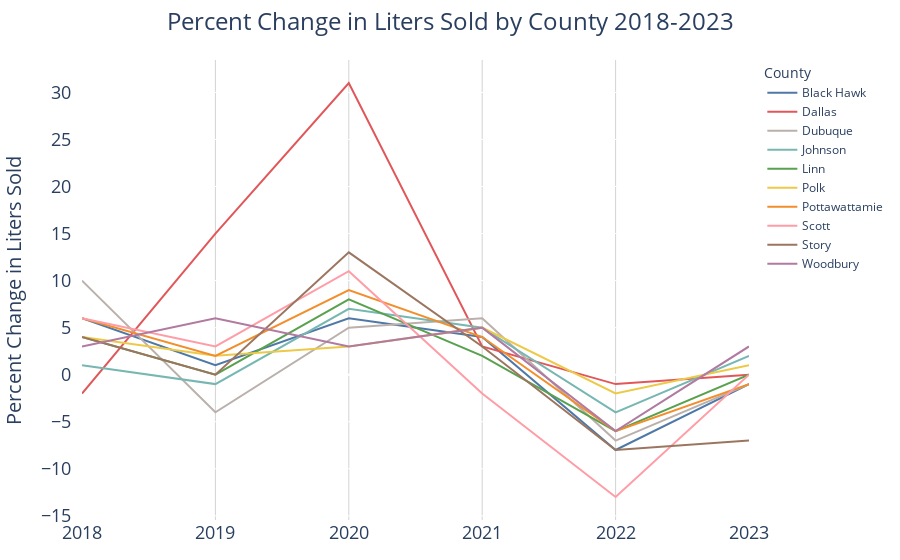

Here is the notebook cell this chart was saved with:
### Code cell
fig = px.line(
    filtered_perc_change_df,
    x='year',
    y='percent_change_year',
    orientation='h',  # Horizontal bar chart
    color='county',  # Assign colors based on 'county' field
    color_discrete_map=county_colors,  # Apply custom colors
    labels={'liters_sold': 'Liters Sold ', 'county': 'County ', 'year': 'Year '},  # Custom labels
    height=600  
)

# Update layout
fig.update_layout(
    xaxis=dict(
        title=None,
        tickfont=dict(size=18),
        showgrid = True,
        gridcolor = 'LightGrey'

    ), 
    yaxis=dict(
        title='Percent Change in Liters Sold',
        tickfont=dict(size=18),
        title_font = dict(size = 20),
        ticksuffix = '  '#
    ),
    
    title=dict(
        text = "Percent Change in Liters Sold by County 2018-2023",
        
        x = .5,
        xanchor = 'center'
     ),

    showlegend=True,  # Hide legend since colors are used for encoding 'county'
    plot_bgcolor='rgba(0,0,0,0)',  # Transparent background for the plot area
    margin=dict(l=40, r=40, t=60, b=40),  # Left, Right, Top, Bottom margins
    title_font_size = 24
)

fig.show()

### Figure 1 — Plotly figure (JSON) as saved in the notebook; plotly's stock layout.template omitted (floating-point values rounded to 4 significant figures)
{"data": [{"hovertemplate": "County =Black Hawk<br>Year =%{x}<br>percent_change_year=%{y}<extra></extra>", "legendgroup": "Black Hawk", "line": {"color": "#4e79a7", "dash": "solid"}, "marker": {"symbol": "circle"}, "mode": "lines", "name": "Black Hawk", "orientation": "h", "showlegend": true, "type": "scatter", "x": [2018, 2019, 2020, 2021, 2022, 2023], "xaxis": "x", "y": [6, 1, 6, 4, -8, -1], "yaxis": "y"}, {"hovertemplate": "County =Dallas<br>Year =%{x}<br>percent_change_year=%{y}<extra></extra>", "legendgroup": "Dallas", "line": {"color": "#e15759", "dash": "solid"}, "marker": {"symbol": "circle"}, "mode": "lines", "name": "Dallas", "orientation": "h", "showlegend": true, "type": "scatter", "x": [2018, 2019, 2020, 2021, 2022, 2023], "xaxis": "x", "y": [-2, 15, 31, 3, -1, 0], "yaxis": "y"}, {"hovertemplate": "County =Dubuque<br>Year =%{x}<br>percent_change_year=%{y}<extra></extra>", "legendgroup": "Dubuque", "line": {"color": "#bab0ac", "dash": "solid"}, "marker": {"symbol": "circle"}, "mode": "lines", "name": "Dubuque", "orientation": "h", "showlegend": true, "type": "scatter", "x": [2018, 2019, 2020, 2021, 2022, 2023], "xaxis": "x", "y": [10, -4, 5, 6, -7, -1], "yaxis": "y"}, {"hovertemplate": "County =Johnson<br>Year =%{x}<br>percent_change_year=%{y}<extra></extra>", "legendgroup": "Johnson", "line": {"color": "#76b7b2", "dash": "solid"}, "marker": {"symbol": "circle"}, "mode": "lines", "name": "Johnson", "orientation": "h", "showlegend": true, "type": "scatter", "x": [2018, 2019, 2020, 2021, 2022, 2023], "xaxis": "x", "y": [1, -1, 7, 5, -4, 2], "yaxis": "y"}, {"hovertemplate": "County =Linn<br>Year =%{x}<br>percent_change_year=%{y}<extra></extra>", "legendgroup": "Linn", "line": {"color": "#59a14f", "dash": "solid"}, "marker": {"symbol": "circle"}, "mode": "lines", "name": "Linn", "orientation": "h", "showlegend": true, "type": "scatter", "x": [2018, 2019, 2020, 2021, 2022, 2023], "xaxis": "x", "y": [4, 0, 8, 2, -6, 0], "yaxis": "y"}, {"hovertemplate": "County =Polk<br>Year =%{x}<br>percent_change_year=%{y}<extra></extra>", "legendgroup": "Polk", "line": {"color": "#edc948", "dash": "solid"}, "marker": {"symbol": "circle"}, "mode": "lines", "name": "Polk", "orientation": "h", "showlegend": true, "type": "scatter", "x": [2018, 2019, 2020, 2021, 2022, 2023], "xaxis": "x", "y": [4, 2, 3, 5, -2, 1], "yaxis": "y"}, {"hovertemplate": "County =Pottawattamie<br>Year =%{x}<br>percent_change_year=%{y}<extra></extra>", "legendgroup": "Pottawattamie", "line": {"color": "#f28e2b", "dash": "solid"}, "marker": {"symbol": "circle"}, "mode": "lines", "name": "Pottawattamie", "orientation": "h", "showlegend": true, "type": "scatter", "x": [2018, 2019, 2020, 2021, 2022, 2023], "xaxis": "x", "y": [6, 2, 9, 4, -6, -1], "yaxis": "y"}, {"hovertemplate": "County =Scott<br>Year =%{x}<br>percent_change_year=%{y}<extra></extra>", "legendgroup": "Scott", "line": {"color": "#ff9da7", "dash": "solid"}, "marker": {"symbol": "circle"}, "mode": "lines", "name": "Scott", "orientation": "h", "showlegend": true, "type": "scatter", "x": [2018, 2019, 2020, 2021, 2022, 2023], "xaxis": "x", "y": [6, 3, 11, -2, -13, 0], "yaxis": "y"}, {"hovertemplate": "County =Story<br>Year =%{x}<br>percent_change_year=%{y}<extra></extra>", "legendgroup": "Story", "line": {"color": "#9c755f", "dash": "solid"}, "marker": {"symbol": "circle"}, "mode": "lines", "name": "Story", "orientation": "h", "showlegend": true, "type": "scatter", "x": [2018, 2019, 2020, 2021, 2022, 2023], "xaxis": "x", "y": [4, 0, 13, 3, -8, -7], "yaxis": "y"}, {"hovertemplate": "County =Woodbury<br>Year =%{x}<br>percent_change_year=%{y}<extra></extra>", "legendgroup": "Woodbury", "line": {"color": "#b07aa1", "dash": "solid"}, "marker": {"symbol": "circle"}, "mode": "lines", "name": "Woodbury", "orientation": "h", "showlegend": true, "type": "scatter", "x": [2018, 2019, 2020, 2021, 2022, 2023], "xaxis": "x", "y": [3, 6, 3, 5, -6, 3], "yaxis": "y"}], "layout": {"autosize": true, "legend": {"title": {"text": "County "}, "tracegroupgap": 0}, "margin": {"b": 40, "l": 40, "r": 40, "t": 60}, "plot_bgcolor": "rgba(0, 0, 0, 0)", "showlegend": true, "title": {"font": {"size": 24}, "text": "Percent Change in Liters Sold by County 2018-2023", "x": 0.5, "xanchor": "center"}, "xaxis": {"anchor": "y", "autorange": true, "domain": [0, 1], "gridcolor": "LightGrey", "range": [2018, 2023], "showgrid": true, "tickfont": {"size": 18}, "title": {}, "type": "linear"}, "yaxis": {"anchor": "x", "autorange": true, "domain": [0, 1], "range": [-15.44, 33.44], "tickfont": {"size": 18}, "ticksuffix": "  ", "title": {"font": {"size": 20}, "text": "Percent Change in Liters Sold"}, "type": "linear"}}}
